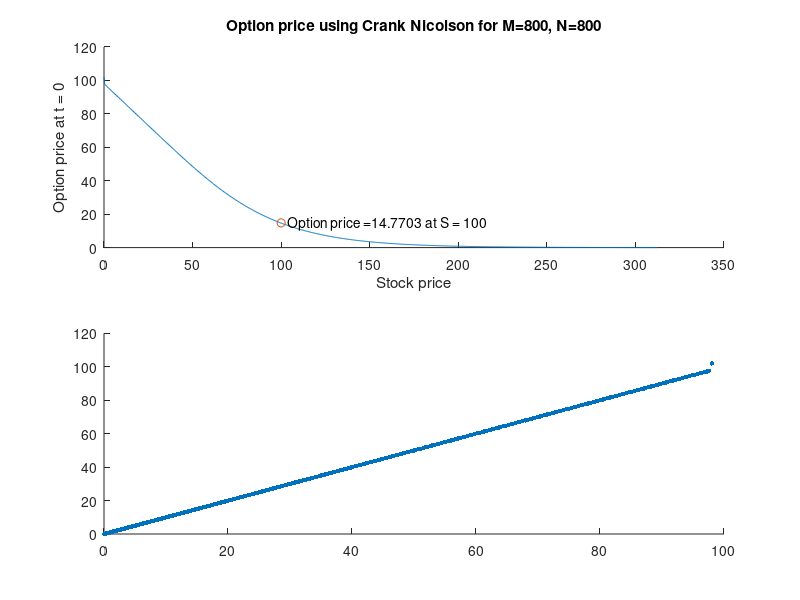

The MATLAB script that drew this image: (Note: this script raises an error after producing the figure.)
close all; clear all; clc;

% Basic input parameters
T = 1; % total time
S1 = 100; % Input current price
K = 100; % Strike price
r = 0.02; % Risk-free interest rate
sigma = 0.4; % Volatility
M = 800; % Total steps along price axis
N = 800; % Total steps along time axis

% Find Smax using the 3-sigma rule, then create the price grid
S0 = 0;
SMax = S1*exp((r-0.5*sigma*sigma)*T + 3*sigma*sqrt(T));
dS = (SMax - S0)/M;
S = S0:dS:SMax;
dtau = T/N;

% Initialize option price V(tau, S) with initial and boundary conditions
V = zeros(N,M + 1);
for i = 1: M
    V(1, i) = max(K - S(i), 0); % Payoff for PUT option at tau = 0
end
V(1 , M+1) = 0; % Boundary condition at Smax for PUT option

% Initialize some matrices for later use
alpha = zeros(1,M+1);
beta = zeros(1,M+1);
I = eye(M+1);

% Calculate M_hat (only once) and the LU decomposition of (I + M_hat). 
% As per the assignment instructions, we should avoid unnecessary
% calculations, hence this is pulled outside the second loop.
for i = 2:M-1
    alpha_central(i) = ((sigma ^ 2) * (S(i) ^2))/(((S(i) - S(i-1)) ...
        * (S(i+1) - S(i-1)))) - (r * S(i))/(S(i+1) - S(i-1));
    beta_central(i) = ((sigma ^ 2) * (S(i) ^2))/(((S(i+1) - S(i)) ...
        * (S(i+1) - S(i-1)))) + (r * S(i))/(S(i+1) - S(i-1));
    alpha_forward(i) = ((sigma ^ 2) * (S(i) ^2))/(((S(i) - S(i-1)) ...
        * (S(i+1) - S(i-1))));
    beta_forward(i) = ((sigma ^ 2) * (S(i) ^2))/(((S(i+1) - S(i)) ...
        * (S(i+1) - S(i-1)))) + (r * S(i))/(S(i+1) - S(i-1));
    if (alpha_central(i) >= 0 ) && (beta_central(i) >= 0)
        alpha(i) = alpha_central(i);
        beta(i) = beta_central(i);
    else 
        alpha(i) = alpha_forward(i);
        beta(i) = beta_forward(i);
    end 
end  % end of M for-loop
vector1 = [-r*dtau/2, dtau/2 *(alpha(1:M-1) + beta(1:M-1) + r), 0];
% vector2 and vector2 have an extra 0 each to support spdiags later below
vector2 = [0, 0, -dtau/2 * beta(1:M-1)];
vector3 = [-dtau/2 * alpha(1:M-1), 0, 0];
% Use spdiags to create a sparse matrix, to save memory
M_hat = spdiags(vector1', 0, M+1, M+1) ...
    + spdiags(vector2', 1, M+1, M+1) + spdiags(vector3', -1, M+1, M+1);
% Use LU decomposition for faster results
[L, U] = lu(I + M_hat);

for n = 1:N-1
    % Boundary conditions
    V(n+1, 1) = V(n, 1) * ((1 + (r / 2) * dtau) / (1 - (r / 2) * dtau));
    V(n+1, M) = V(n, M);
    % Solve using LU matrices calculated earlier for faster results
    B = (I - M_hat)*transpose(V(n, :));
    V(n+1, :) = transpose(U\(L\B));
end % end of N for-loop

%
% Evaluate the current option price V1
%
% find the smalleset interval including S1 
indx1 = max(find(S<=S1));
indx2 = min(find(S>=S1));
if indx1 == indx2  % S1 on the end of subintervals
    V1= V(N, indx1);
else    % S1 not on the end, estimate V1 by the linear interpolation
    w = (S1-S(indx1))/(S(indx2)-S(indx1));
    V1 = V(N,indx1)*w + (1-w)*V(N, indx2);
end
disp(['Option price at (t=0) is ', num2str(V1), ' when S=', num2str(S1)]);

% Plot the graph and compare with blsprice 
[C,P] = blsprice(S(1:M),K, r, T, sigma);
subplot(2,1,1);
hold on;
plot(S(1:M), V(N, 1:M));
plot(S1, V1, '-o');
text(S1, V1, ['  ', 'Option price =', num2str(V1), ' at S = 100']);

title(['Option price using Crank Nicolson for M=', num2str(M), ', N=', num2str(N)]);
xlabel('Stock price'); ylabel('Option price at t = 0');

hold off;
subplot(2,1,2);
scatter(P, V(N,1:M), 10, 'filled');
refline;
title(['Compare blsprice vs Crank Nicolson method for ', num2str(M), ', N=', num2str(N)]);
xlabel('Option price using blsprice'); ylabel('Computed price');
